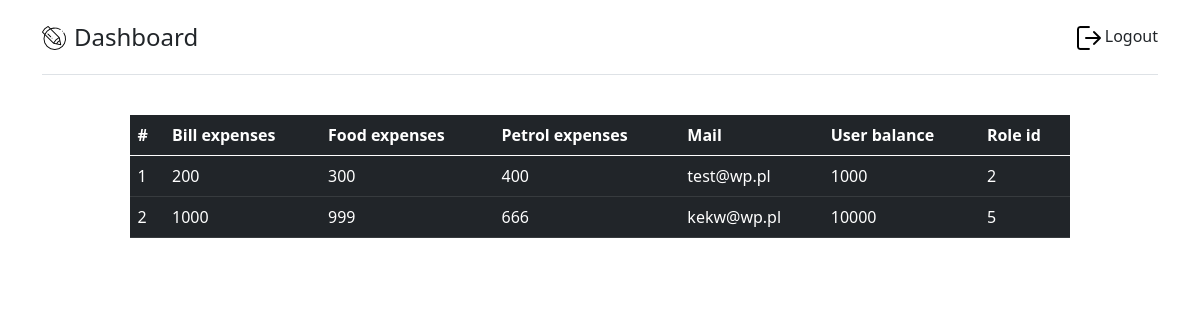
Page /modules/data.php (signed in) on the committed database.
### tables this page shows
CREATE TABLE `users_info` (
  `User_Id` int(11) NOT NULL,
  `billexpenses` int(11) NOT NULL,
  `foodexpenses` int(11) NOT NULL,
  `petrolexpenses` int(11) NOT NULL,
  `Mail` text NOT NULL,
  `user_balance` int(11) NOT NULL,
  `Password` text NOT NULL,
  `Role_Id` int(11) NOT NULL
);

### modules/roles/employee.php (the view, shortened to what this page needs)
<table class="table table-hover table-dark">
  <thead class="thead-dark">
    <tr>
      <th scope="col">#</th>
      <th scope="col">Bill expenses</th>
      <th scope="col">Food expenses</th>
      <th scope="col">Petrol expenses</th>
      <th scope="col">Mail</th>
      <th scope="col">User balance</th>
      <th scope="col">Role id</th>
    </tr>
  </thead>
  <tbody>
  <?php
    include_once("config.php");
    $sql = "SELECT * FROM users_info WHERE Role_Id=2 OR Role_Id=5";
    $result = $con->query($sql);
    if ($result->num_rows > 0) {
        while($row = $result->fetch_assoc()) {
            echo("<tr><td>".$row["User_Id"]."</td>"."<td>".$row["billexpenses"]."</td><td>".$row["foodexpenses"]."</td><td>".$row["petrolexpenses"]."</td><td>".$row["Mail"]."</td><td>".$row["user_balance"]."</td><td>".$row["Role_Id"]."</td>");
        }
    }
    ?>
  </tbody>
</table>

### styles/data.module.css (style rules this page uses)
.table { max-width: 80%; margin-left: auto; margin-right: auto; }

### rows in the picture
users_info: User_Id "1", billexpenses "200", foodexpenses "300", petrolexpenses "400", Mail "test@wp.pl", user_balance "1000", Role_Id "2"
users_info: User_Id "2", billexpenses "1000", foodexpenses "999", petrolexpenses "666", Mail "kekw@wp.pl", user_balance "10000", Role_Id "5"
